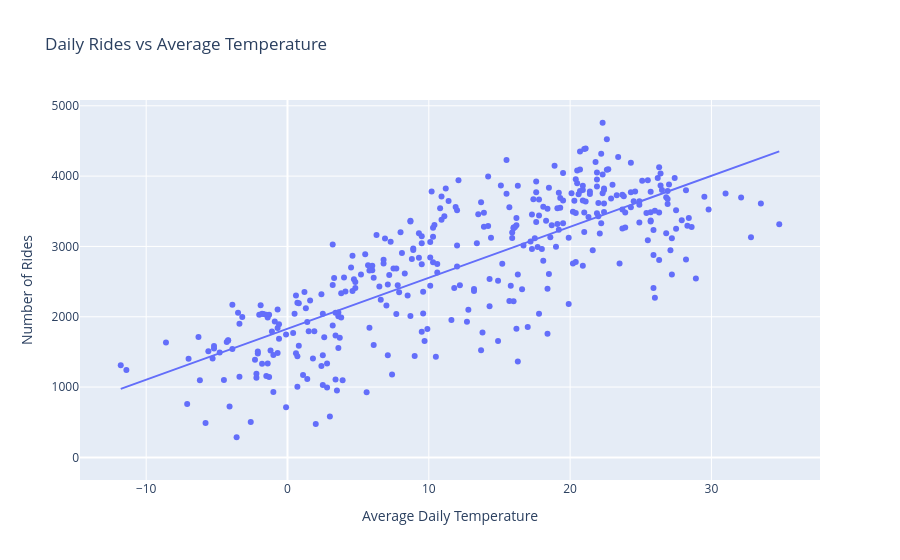

Notebook code cell kept with this figure:
### Code cell
fig = px.scatter(
    bike_weather_daily,
    x="temperature_2m_mean",
    y="number_of_rides",
    trendline="ols",
    title="Daily Rides vs Average Temperature"
)

fig.update_layout(
    xaxis_title="Average Daily Temperature",
    yaxis_title="Number of Rides"
)

fig.show()

### Figure 1 — Plotly figure (JSON) as saved in the notebook; plotly's stock layout.template omitted (floating-point values rounded to 4 significant figures; data arrays with more than 128 entries replaced by an {"elided": "..."} marker saying what was removed)
{"data": [{"hovertemplate": "temperature_2m_mean=%{x}<br>number_of_rides=%{y}<extra></extra>", "legendgroup": "", "marker": {"color": "#636efa", "symbol": "circle"}, "mode": "markers", "name": "", "orientation": "v", "showlegend": false, "type": "scatter", "x": {"elided": "366 float values"}, "xaxis": "x", "y": {"elided": "366 int values"}, "yaxis": "y"}, {"hovertemplate": "<b>OLS trendline</b><br>number_of_rides = 72.5138 * temperature_2m_mean + 1829.19<br>R<sup>2</sup>=0.613622<br><br>temperature_2m_mean=%{x}<br>number_of_rides=%{y} <b>(trend)</b><extra></extra>", "legendgroup": "", "marker": {"color": "#636efa", "symbol": "circle"}, "mode": "lines", "name": "", "showlegend": false, "type": "scatter", "x": {"elided": "365 float values"}, "xaxis": "x", "y": {"elided": "365 float values"}, "yaxis": "y"}], "layout": {"legend": {"tracegroupgap": 0}, "title": {"text": "Daily Rides vs Average Temperature"}, "xaxis": {"anchor": "y", "domain": [0, 1], "title": {"text": "Average Daily Temperature"}}, "yaxis": {"anchor": "x", "domain": [0, 1], "title": {"text": "Number of Rides"}}}}
